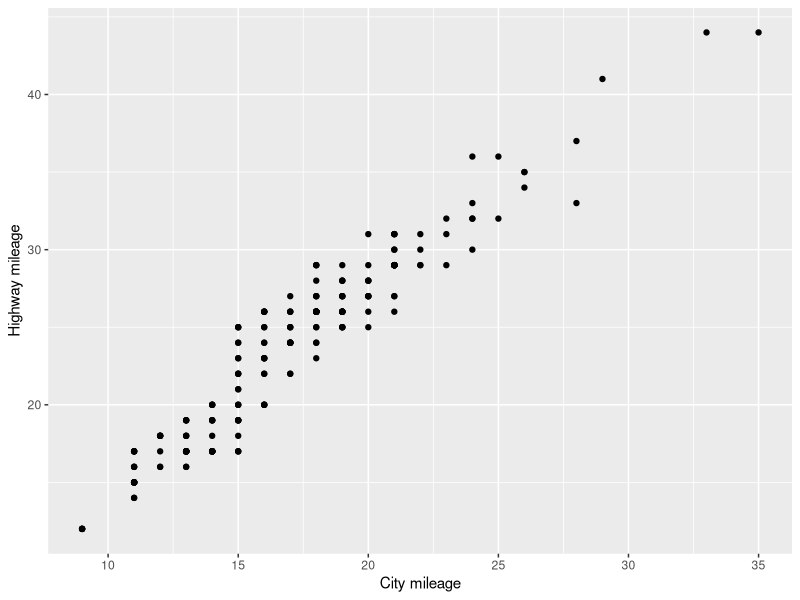
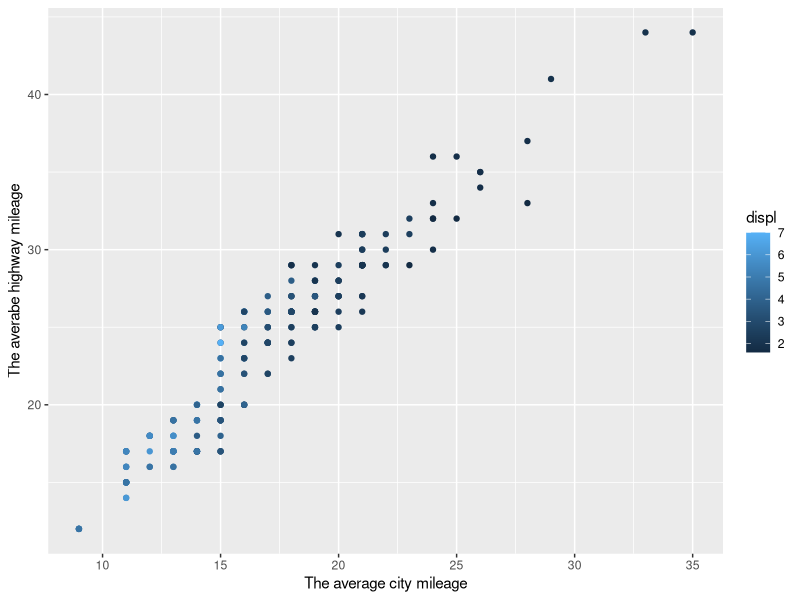
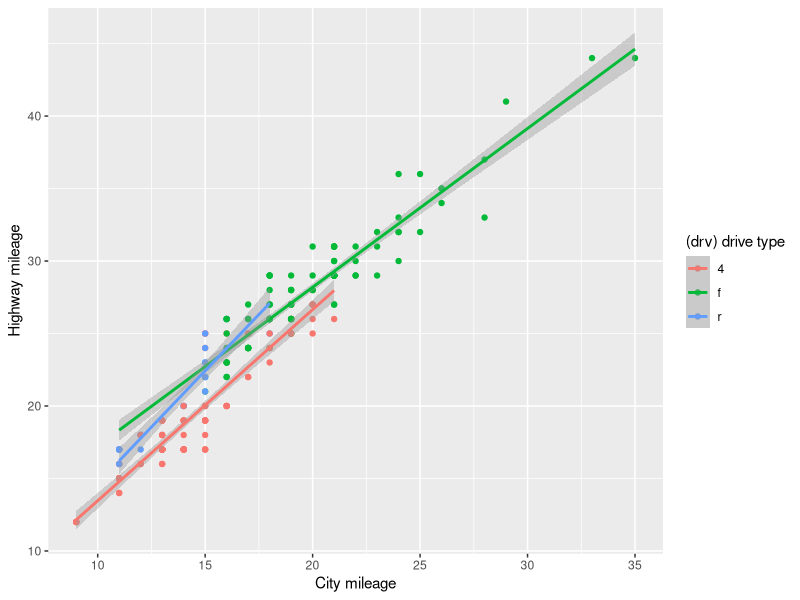
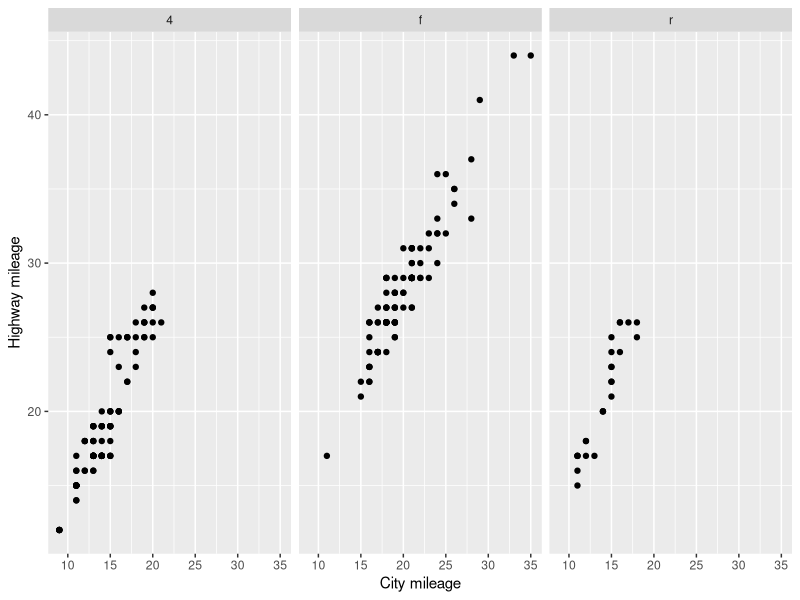
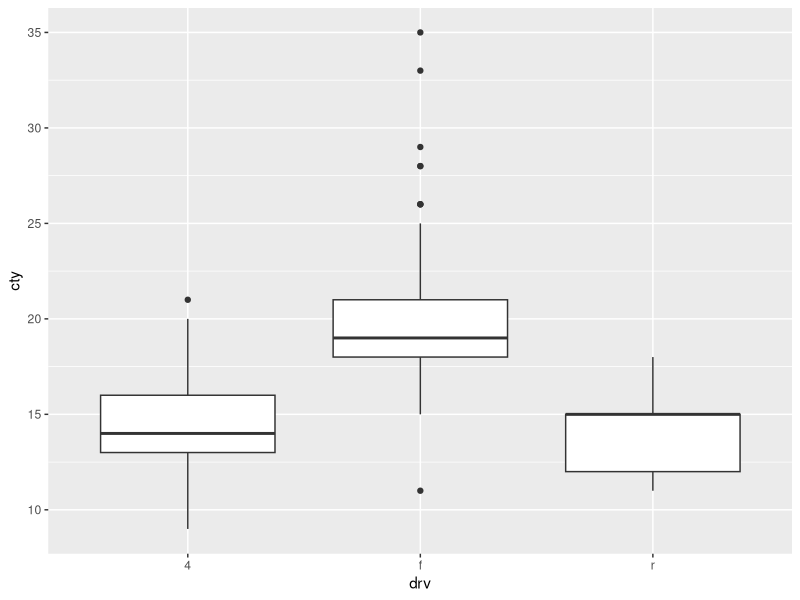
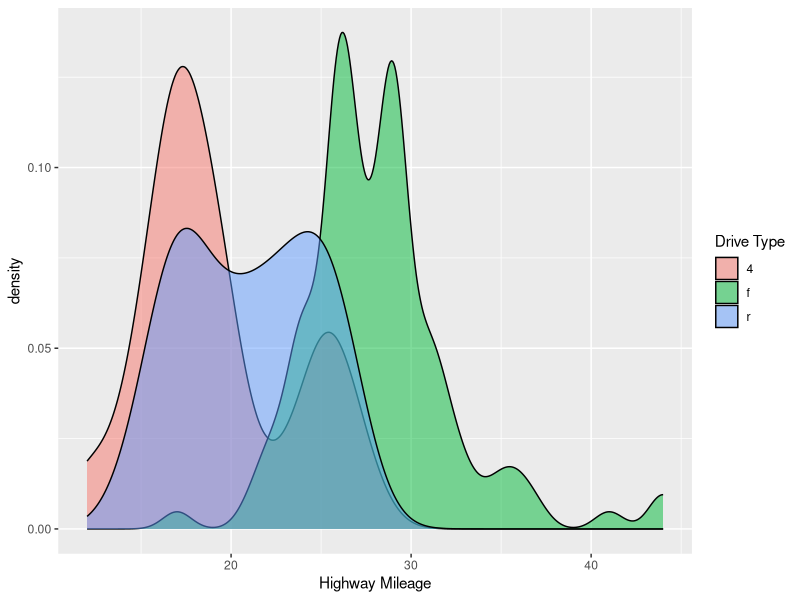
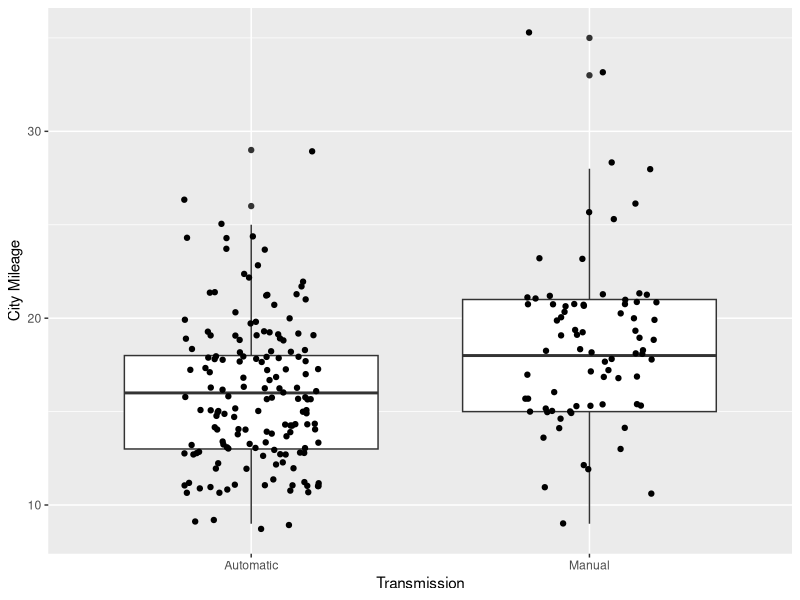

Generate these figures, in order, with R:
## ---- chunk 1
knitr::opts_chunk$set(echo = F, fig.align='center')
library(ggplot2)
## ---- chunk 2
ggplot(mpg, aes(cty, hwy)) + 
  geom_point() +
  labs(x="City mileage",y="Highway mileage")
## ---- chunk 3
ggplot(mpg, aes(cty, hwy)) + 
  geom_point(aes(colour=displ)) +
  labs(x="The average city mileage",y="The averabe highway mileage")
## ---- chunk 4
ggplot(mpg, aes(x=cty, y=hwy)) + 
  geom_point(aes(color=drv))+
  geom_smooth(method="lm",aes(color=drv)) +
  labs(x="City mileage",y="Highway mileage", color="(drv) drive type")
## ---- chunk 5
ggplot(mpg, aes(cty, hwy)) + 
  geom_point() +
  labs(x="City mileage",y="Highway mileage") +
  facet_grid(~drv)
## ---- chunk 6
ggplot(data=mpg, aes(x=drv,y=cty)) +
  geom_boxplot()
## ---- chunk 7
ggplot(data=mpg, aes(x=hwy)) +
  geom_density(aes(fill=drv),alpha=0.5) +
  labs(x="Highway Mileage",fill="Drive Type")
## ---- chunk 8
is.auto<-startsWith(mpg$trans, 'auto')
mpg$trans1 <- ifelse(is.auto, 'Automatic', 'Manual')
ggplot(data=mpg, aes(x=trans1,y=cty)) +
  geom_boxplot() +
  geom_jitter(position=position_jitter(0.2)) +
  labs(x="Transmission",y="City Mileage")
